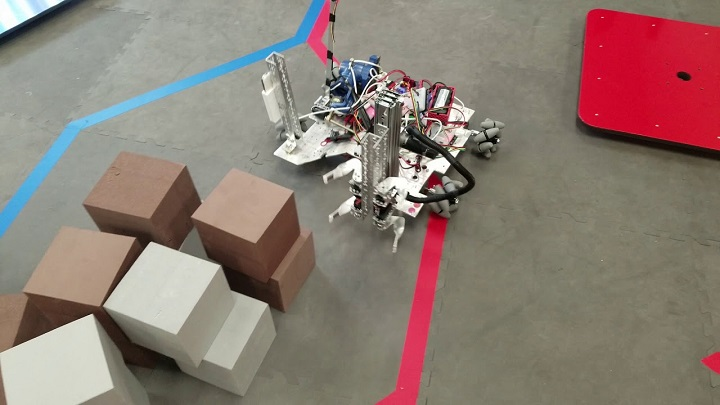
#> input picture Images/glyphs.jpg, 720 x 405 px
$ python masking.py --image Images/glyphs.jpg
#> lines starting #> are read from the running program, lines starting #| are printed output that depends on the picture; after the words box and inside, x2 and y2 are one past the last pixel; in counts of white or black regions, pixels touching at a corner belong together
import numpy as np
import argparse
import cv2

ap = argparse.ArgumentParser()
ap.add_argument("-i", "--image", required = True, help = "Path to image")

args = vars(ap.parse_args())

image = cv2.imread(args["image"])
#> image is the input picture: shape (405, 720, 3); mean B, G, R 115.8, 124.4, 140.8
cv2.imshow("Original", image)

mask = np.zeros(image.shape[:2], dtype = "uint8")
(cX, cY) = (image.shape[1] // 2, image.shape[0] // 2)
#> cX = 360; cY = 202
cv2.rectangle(mask, (cX-150, cY-150), (cX+150, cY+150), 255, -1)
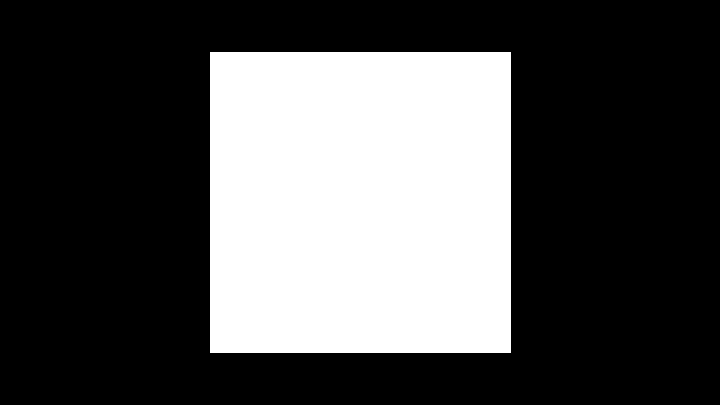
#> mask: shape (405, 720); 31.1% white; 1 white region, box (x1, y1, x2, y2) and area: (210, 52, 511, 353) 90601
cv2.imshow("Mask", mask)

masked = cv2.bitwise_and(image, image, mask = mask)
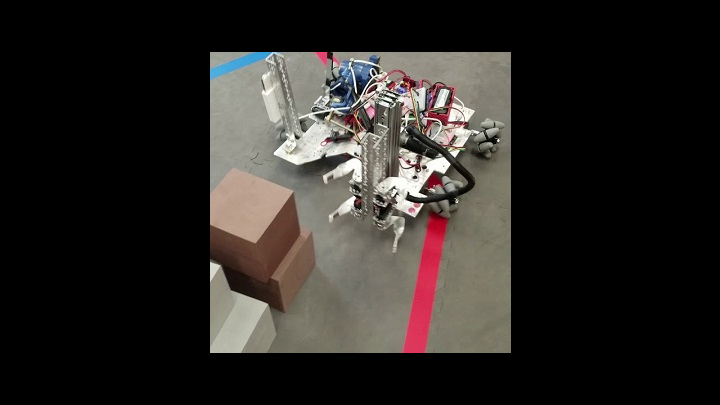
#> masked: shape (405, 720, 3); mean B, G, R 35.7, 38.6, 42
cv2.imshow("Masked", masked)
cv2.waitKey()
